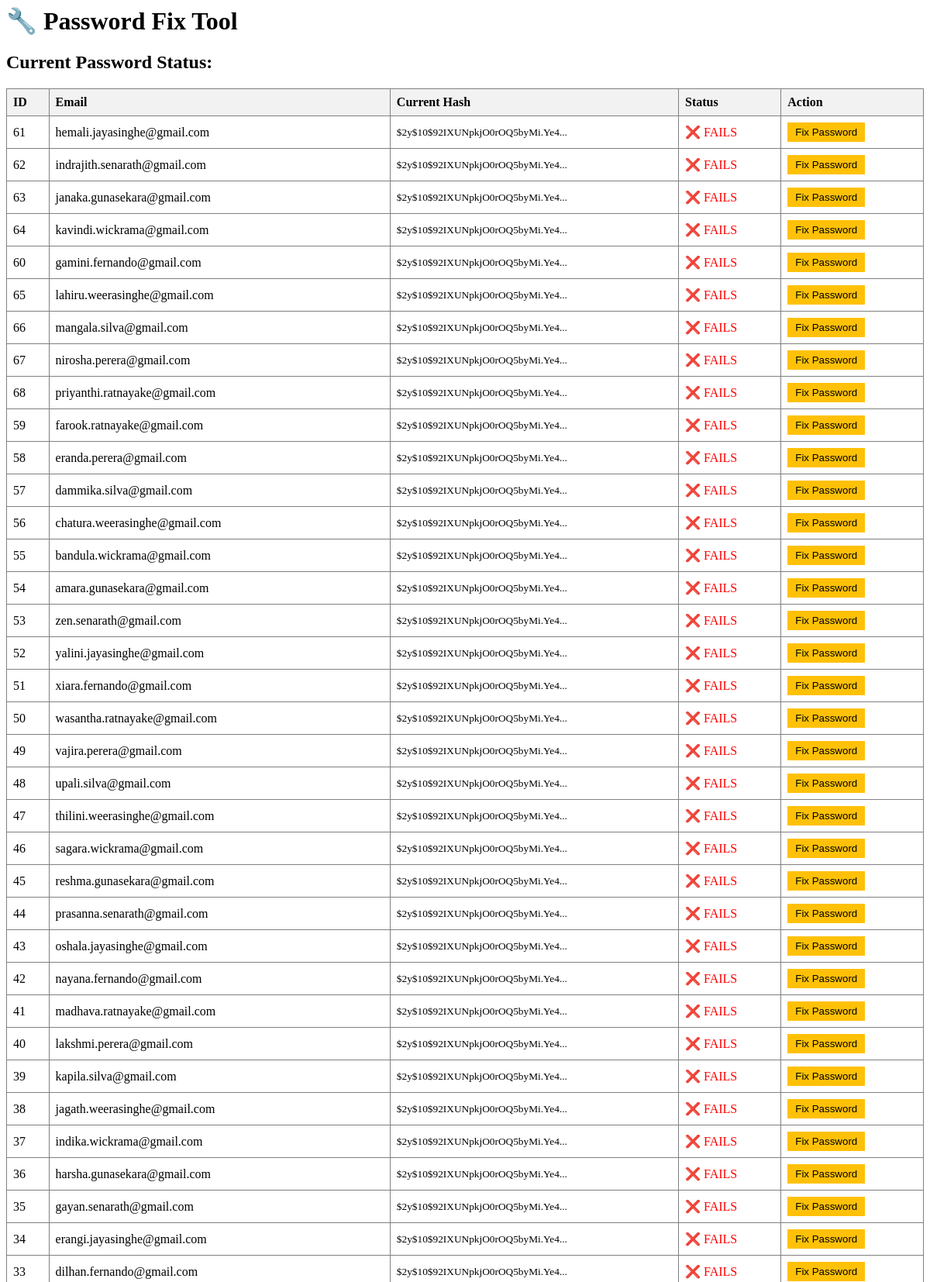
Page /fix-passwords.php (upper part) on the committed database.
### tables this page shows
CREATE TABLE `users` (
    `id` INT PRIMARY KEY AUTO_INCREMENT,
    `username` VARCHAR(50) UNIQUE NOT NULL,
    `email` VARCHAR(100) UNIQUE NOT NULL,
    `password_hash` VARCHAR(255) NOT NULL,
    `full_name` VARCHAR(100) NOT NULL,
    `phone` VARCHAR(15),
    `address` TEXT,
    `profile_image` VARCHAR(255) DEFAULT 'default-avatar.png',
    `role` ENUM('admin', 'doctor', 'patient') NOT NULL,
    `is_active` BOOLEAN DEFAULT TRUE,
    `last_login` DATETIME,
    `created_at` TIMESTAMP DEFAULT CURRENT_TIMESTAMP,
    `updated_at` TIMESTAMP DEFAULT CURRENT_TIMESTAMP ON UPDATE CURRENT_TIMESTAMP
);

### config/Database.php (called while the page is built, shortened)
<?php
class Database {
    private static $instance = null;
    private $connection;
    private $host;
    private $user;
    private $pass;
    private $name;
    private function __construct() {
        $this->host = DB_HOST;
        $this->user = DB_USER;
        $this->pass = DB_PASS;
        $this->name = DB_NAME;
    }
    private function connect() {
        try {
            $dsn = "mysql:host={$this->host};dbname={$this->name};charset=utf8mb4";
            $options = [
                PDO::ATTR_ERRMODE => PDO::ERRMODE_EXCEPTION,
                PDO::ATTR_DEFAULT_FETCH_MODE => PDO::FETCH_ASSOC,
                PDO::ATTR_EMULATE_PREPARES => false,
            ];
            $this->connection = new PDO($dsn, $this->user, $this->pass, $options);
        } catch(PDOException $e) {
            error_log("Database Connection Error: " . $e->getMessage());
            die("Database connection failed. Please check your configuration.");
        }
    }
    public static function getInstance() {
        if (self::$instance === null) {
            self::$instance = new self();
        }
        return self::$instance;
    }
    public function getConnection() {
        return $this->connection;
    }
}

### models/UserModel.php (called while the page is built, shortened)
<?php
require_once __DIR__ . '/../core/Model.php';
class UserModel extends Model {
    public function all($orderBy = 'created_at', $direction = 'DESC') {
        try {
            $direction = strtoupper($direction) === 'ASC' ? 'ASC' : 'DESC';
            $orderBy = preg_replace('/[^a-zA-Z0-9_]/', '', $orderBy);
            $sql = "SELECT * FROM users ORDER BY $orderBy $direction";
            $stmt = $this->db->getConnection()->query($sql);
            return $stmt->fetchAll();
        } catch (PDOException $e) {
            error_log("All Error: " . $e->getMessage());
            return [];
        }
    }
}

### core/Model.php (called while the page is built, shortened)
<?php
class Model {
    public function __construct() {
        $this->db = Database::getInstance();
    }
}

### fix-passwords.php (the view, shortened to what this page needs)
<?php
require_once 'config/Database.php';
require_once 'core/Model.php';
require_once 'models/UserModel.php';
echo "<h1>🔧 Password Fix Tool</h1>";
$userModel = new UserModel();
$users = $userModel->all();
echo "<h2>Current Password Status:</h2>";
echo "<table border='1' cellpadding='8'>";
echo "<tr><th>ID</th><th>Email</th><th>Current Hash</th><th>Status</th><th>Action</th></tr>";
foreach ($users as $user) {
    $testPassword = 'password123';
    $hash = $user['password_hash'];
    $works = password_verify($testPassword, $hash);
    echo "<tr>";
    echo "<td>" . $user['id'] . "</td>";
    echo "<td>" . $user['email'] . "</td>";
    echo "<td><small>" . substr($hash, 0, 30) . "...</small></td>";
    echo "<td style='color: " . ($works ? 'green' : 'red') . "'>";
    echo ($works ? '✅ WORKS' : '❌ FAILS');
    echo "</td>";
    echo "<td>";
    if (!$works) {
        echo "<form method='POST' style='display:inline;'>";
        echo "<button type='submit' name='fix_user' class='btn-warning'>Fix Password</button>";
        echo "</form>";
    }
    echo "</td>";
    echo "</tr>";
}
echo "</table>";
?>

### fix-passwords.php (style rules this page uses)
.btn-warning { background: #ffc107; color: #000; padding: 5px 10px; border: none; cursor: pointer; }
table { border-collapse: collapse; width: 100%; }
th { background: #f2f2f2; }
td, th { padding: 8px; text-align: left; }

### rows in the picture
users: id "61", email "hemali.jayasinghe@gmail.com", password_hash "$2y$10$92IXUNpkjO0rOQ5byMi.Ye4", shows "❌ FAILS"
users: id "62", email "indrajith.senarath@gmail.com", password_hash "$2y$10$92IXUNpkjO0rOQ5byMi.Ye4", shows "❌ FAILS"
users: id "63", email "janaka.gunasekara@gmail.com", password_hash "$2y$10$92IXUNpkjO0rOQ5byMi.Ye4", shows "❌ FAILS"
users: id "64", email "kavindi.wickrama@gmail.com", password_hash "$2y$10$92IXUNpkjO0rOQ5byMi.Ye4", shows "❌ FAILS"
users: id "60", email "gamini.fernando@gmail.com", password_hash "$2y$10$92IXUNpkjO0rOQ5byMi.Ye4", shows "❌ FAILS"
users: id "65", email "lahiru.weerasinghe@gmail.com", password_hash "$2y$10$92IXUNpkjO0rOQ5byMi.Ye4", shows "❌ FAILS"
users: id "66", email "mangala.silva@gmail.com", password_hash "$2y$10$92IXUNpkjO0rOQ5byMi.Ye4", shows "❌ FAILS"
users: id "67", email "nirosha.perera@gmail.com", password_hash "$2y$10$92IXUNpkjO0rOQ5byMi.Ye4", shows "❌ FAILS"
users: id "68", email "priyanthi.ratnayake@gmail.com", password_hash "$2y$10$92IXUNpkjO0rOQ5byMi.Ye4", shows "❌ FAILS"
users: id "59", email "farook.ratnayake@gmail.com", password_hash "$2y$10$92IXUNpkjO0rOQ5byMi.Ye4", shows "❌ FAILS"
users: id "58", email "eranda.perera@gmail.com", password_hash "$2y$10$92IXUNpkjO0rOQ5byMi.Ye4", shows "❌ FAILS"
users: id "57", email "dammika.silva@gmail.com", password_hash "$2y$10$92IXUNpkjO0rOQ5byMi.Ye4", shows "❌ FAILS"
users: id "56", email "chatura.weerasinghe@gmail.com", password_hash "$2y$10$92IXUNpkjO0rOQ5byMi.Ye4", shows "❌ FAILS"
users: id "55", email "bandula.wickrama@gmail.com", password_hash "$2y$10$92IXUNpkjO0rOQ5byMi.Ye4", shows "❌ FAILS"
users: id "54", email "amara.gunasekara@gmail.com", password_hash "$2y$10$92IXUNpkjO0rOQ5byMi.Ye4", shows "❌ FAILS"
users: id "53", email "zen.senarath@gmail.com", password_hash "$2y$10$92IXUNpkjO0rOQ5byMi.Ye4", shows "❌ FAILS"
users: id "52", email "yalini.jayasinghe@gmail.com", password_hash "$2y$10$92IXUNpkjO0rOQ5byMi.Ye4", shows "❌ FAILS"
users: id "51", email "xiara.fernando@gmail.com", password_hash "$2y$10$92IXUNpkjO0rOQ5byMi.Ye4", shows "❌ FAILS"
users: id "50", email "wasantha.ratnayake@gmail.com", password_hash "$2y$10$92IXUNpkjO0rOQ5byMi.Ye4", shows "❌ FAILS"
users: id "49", email "vajira.perera@gmail.com", password_hash "$2y$10$92IXUNpkjO0rOQ5byMi.Ye4", shows "❌ FAILS"
users: id "48", email "upali.silva@gmail.com", password_hash "$2y$10$92IXUNpkjO0rOQ5byMi.Ye4", shows "❌ FAILS"
users: id "47", email "thilini.weerasinghe@gmail.com", password_hash "$2y$10$92IXUNpkjO0rOQ5byMi.Ye4", shows "❌ FAILS"
users: id "46", email "sagara.wickrama@gmail.com", password_hash "$2y$10$92IXUNpkjO0rOQ5byMi.Ye4", shows "❌ FAILS"
users: id "45", email "reshma.gunasekara@gmail.com", password_hash "$2y$10$92IXUNpkjO0rOQ5byMi.Ye4", shows "❌ FAILS"
users: id "44", email "prasanna.senarath@gmail.com", password_hash "$2y$10$92IXUNpkjO0rOQ5byMi.Ye4", shows "❌ FAILS"
users: id "43", email "oshala.jayasinghe@gmail.com", password_hash "$2y$10$92IXUNpkjO0rOQ5byMi.Ye4", shows "❌ FAILS"
users: id "42", email "nayana.fernando@gmail.com", password_hash "$2y$10$92IXUNpkjO0rOQ5byMi.Ye4", shows "❌ FAILS"
users: id "41", email "madhava.ratnayake@gmail.com", password_hash "$2y$10$92IXUNpkjO0rOQ5byMi.Ye4", shows "❌ FAILS"
users: id "40", email "lakshmi.perera@gmail.com", password_hash "$2y$10$92IXUNpkjO0rOQ5byMi.Ye4", shows "❌ FAILS"
users: id "39", email "kapila.silva@gmail.com", password_hash "$2y$10$92IXUNpkjO0rOQ5byMi.Ye4", shows "❌ FAILS"
users: id "38", email "jagath.weerasinghe@gmail.com", password_hash "$2y$10$92IXUNpkjO0rOQ5byMi.Ye4", shows "❌ FAILS"
users: id "37", email "indika.wickrama@gmail.com", password_hash "$2y$10$92IXUNpkjO0rOQ5byMi.Ye4", shows "❌ FAILS"
users: id "36", email "harsha.gunasekara@gmail.com", password_hash "$2y$10$92IXUNpkjO0rOQ5byMi.Ye4", shows "❌ FAILS"
users: id "35", email "gayan.senarath@gmail.com", password_hash "$2y$10$92IXUNpkjO0rOQ5byMi.Ye4", shows "❌ FAILS"
users: id "34", email "erangi.jayasinghe@gmail.com", password_hash "$2y$10$92IXUNpkjO0rOQ5byMi.Ye4", shows "❌ FAILS"
users: id "33", email "dilhan.fernando@gmail.com", password_hash "$2y$10$92IXUNpkjO0rOQ5byMi.Ye4", shows "❌ FAILS"
